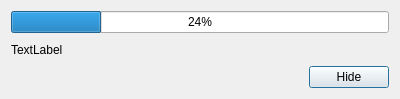
<?xml version="1.0" encoding="UTF-8"?>
<ui version="4.0">
 <class>Dialog</class>
 <widget class="QDialog" name="Dialog">
  <property name="geometry">
   <rect>
    <x>0</x>
    <y>0</y>
    <width>400</width>
    <height>99</height>
   </rect>
  </property>
  <property name="windowTitle">
   <string>Dialog</string>
  </property>
  <layout class="QGridLayout" name="gridLayout">
   <item row="1" column="0">
    <widget class="QLabel" name="info">
     <property name="text">
      <string>TextLabel</string>
     </property>
    </widget>
   </item>
   <item row="2" column="0">
    <spacer name="horizontalSpacer">
     <property name="orientation">
      <enum>Qt::Horizontal</enum>
     </property>
     <property name="sizeHint" stdset="0">
      <size>
       <width>40</width>
       <height>20</height>
      </size>
     </property>
    </spacer>
   </item>
   <item row="0" column="0" colspan="2">
    <widget class="QProgressBar" name="progress">
     <property name="value">
      <number>24</number>
     </property>
    </widget>
   </item>
   <item row="2" column="1">
    <widget class="QPushButton" name="hide">
     <property name="text">
      <string>Hide</string>
     </property>
    </widget>
   </item>
  </layout>
 </widget>
 <resources/>
 <connections>
  <connection>
   <sender>hide</sender>
   <signal>clicked()</signal>
   <receiver>Dialog</receiver>
   <slot>close()</slot>
   <hints>
    <hint type="sourcelabel">
     <x>248</x>
     <y>223</y>
    </hint>
    <hint type="destinationlabel">
     <x>199</x>
     <y>149</y>
    </hint>
   </hints>
  </connection>
 </connections>
</ui>
